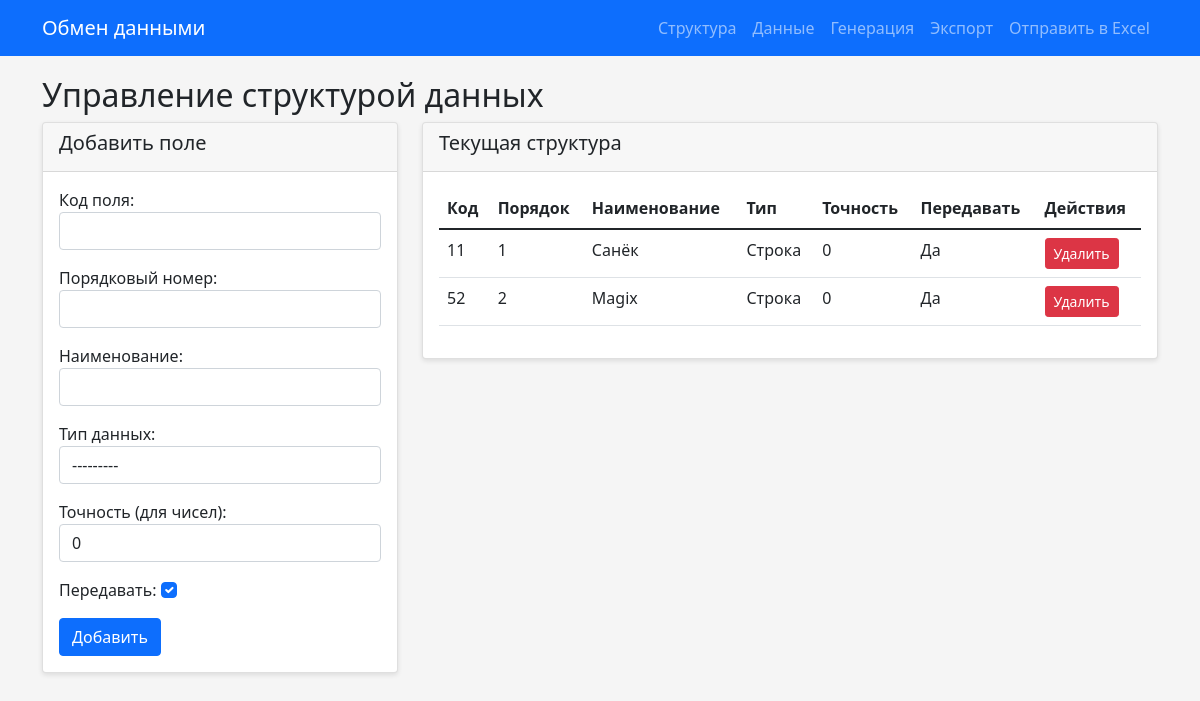
Page /exchange/structure/ on the committed database.
### exchange/models.py (models this page shows, shortened)
class DataStructure(models.Model):
    TYPE_CHOICES = [
        ('string', 'Строка'),
        ('date', 'Дата'),
        ('number', 'Число'),
    ]
    code = models.CharField(max_length=20, verbose_name="Код поля")
    order = models.IntegerField(verbose_name="Порядковый номер")
    name = models.CharField(max_length=100, verbose_name="Наименование")
    data_type = models.CharField(max_length=10, choices=TYPE_CHOICES, verbose_name="Тип данных")
    precision = models.IntegerField(default=0, verbose_name="Точность (для чисел)")
    is_transferred = models.BooleanField(default=True, verbose_name="Передавать")
    class Meta:
        ordering = ['order']

### exchange/views.py (the view)
# urls.py: path('structure/', views.structure_list, name='structure_list'),
def structure_list(request):
    if request.method == 'POST':
        form = DataStructureForm(request.POST)
        if form.is_valid():
            form.save()
            messages.success(request, 'Поле структуры добавлено')
            return redirect('structure_list')
    else:
        form = DataStructureForm()
    structures = DataStructure.objects.all()
    return render(request, 'exchange/structure_list.html', {
        'form': form,
        'structures': structures
    })

### exchange/forms.py
class DataStructureForm(forms.ModelForm):
    class Meta:
        model = DataStructure
        fields = ['code', 'order', 'name', 'data_type', 'precision', 'is_transferred']
        widgets = {
            'code': forms.TextInput(attrs={'class': 'form-control'}),
            'order': forms.NumberInput(attrs={'class': 'form-control'}),
            'name': forms.TextInput(attrs={'class': 'form-control'}),
            'data_type': forms.Select(attrs={'class': 'form-control'}),
            'precision': forms.NumberInput(attrs={'class': 'form-control'}),
            'is_transferred': forms.CheckboxInput(attrs={'class': 'form-check-input'}),
        }

### exchange/templates/exchange/structure_list.html (shortened to what this page needs)
{% extends 'exchange/base.html' %}
{% block content %}
<h2>Управление структурой данных</h2>
<div class="row">
    <div class="col-md-4">
        <div class="card">
            <div class="card-header">
                <h5>Добавить поле</h5>
            </div>
            <div class="card-body">
                <form method="post">
                    {{ form.as_p }}
                    <button type="submit" class="btn btn-primary">Добавить</button>
                </form>
            </div>
        </div>
    </div>
    <div class="col-md-8">
        <div class="card">
            <div class="card-header">
                <h5>Текущая структура</h5>
            </div>
            <div class="card-body">
                <table class="table">
                    <thead>
                        <tr>
                            <th>Код</th>
                            <th>Порядок</th>
                            <th>Наименование</th>
                            <th>Тип</th>
                            <th>Точность</th>
                            <th>Передавать</th>
                            <th>Действия</th>
                        </tr>
                    </thead>
                    <tbody>
                        {% for field in structures %}
                        <tr>
                            <td>{{ field.code }}</td>
                            <td>{{ field.order }}</td>
                            <td>{{ field.name }}</td>
                            <td>{{ field.get_data_type_display }}</td>
                            <td>{{ field.precision }}</td>
                            <td>{% if field.is_transferred %}Да{% else %}Нет{% endif %}</td>
                            <td>
                                <a href="{% url 'structure_delete' field.id %}" class="btn btn-sm btn-danger" onclick="return confirm('Удалить?')">Удалить</a>
                            </td>
                        </tr>
                        {% empty %}
                        <tr>
                            <td colspan="7" class="text-center">Нет полей</td>
                        </tr>
                        {% endfor %}
                    </tbody>
                </table>
            </div>
        </div>
    </div>
</div>
{% endblock %}

### exchange/templates/exchange/base.html (style rules this page uses)
body { font-family: 'Segoe UI', Arial, sans-serif; background: #f5f5f5; }
.card { margin-bottom: 20px; box-shadow: 0 2px 5px rgba(0,0,0,0.1); }

### rows in the picture
DataStructure: code "11", order "1", name "Санёк", data_type "Строка", precision "0", is_transferred "Да"
DataStructure: code "52", order "2", name "Magix", data_type "Строка", precision "0", is_transferred "Да"
